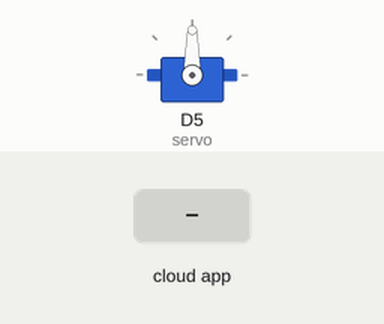
Recording of a sketch running on a simulated ESP8266 (NodeMCU). Shown: servo. Inputs (shaded band) come from the test bench. The RemoteXY app is connected; what the sketch prints to the serial monitor is not drawn.

Above: at 1.2 s.
1.3 s: the phone or cloud app sets recordPlay to 0
2.8 s: the phone or cloud app sets joystick_1_x to -100
At 3.6 s:
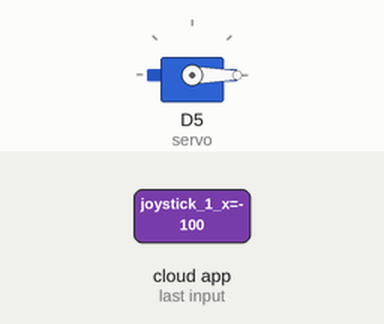
4.7 s: the phone or cloud app sets joystick_1_x to 100
At 6.2 s:
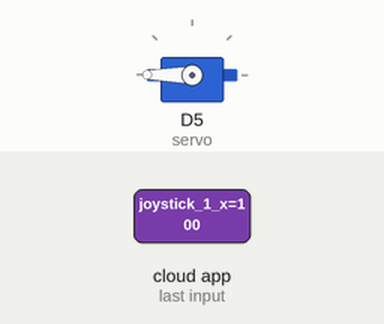
7.0 s: the phone or cloud app sets joystick_1_x to 0
At 8.6 s:
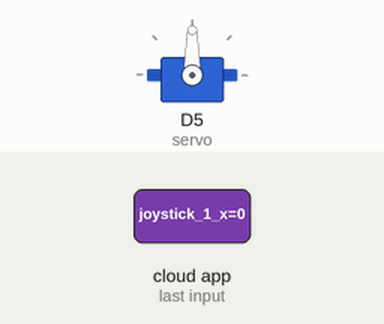
Timing chart, 0 to 10.1 s (numbered marks = the images above; inputs shaded):
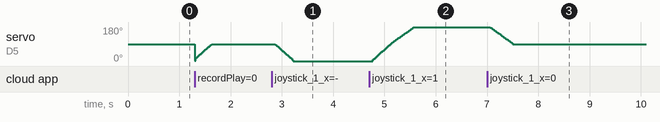

The sketch:

Robotics_arm_new_v1.ino
```cpp
#define REMOTEXY_MODE__ESP8266WIFI_LIB
#include <ESP8266WiFi.h>

#include <RemoteXY.h>

// RemoteXY connection settings
#define REMOTEXY_WIFI_SSID "hieden"
#define REMOTEXY_WIFI_PASSWORD "janinaja"
#define REMOTEXY_SERVER_PORT 6377


// RemoteXY configurate
#pragma pack(push, 1)
uint8_t RemoteXY_CONF[] =
  { 255,6,0,0,0,49,0,8,211,0,
  2,0,5,4,22,11,2,26,31,31,
  80,0,82,0,2,0,68,4,22,11,
  2,26,31,31,82,0,77,0,5,0,
  6,22,36,36,2,26,31,5,0,55,
  22,37,37,2,26,31 };

// this structure defines all the variables of your control interface
struct {

    // input variable
  uint8_t recordPlay; // =1 if switch ON and =0 if OFF
  uint8_t mode1; // =1 if switch ON and =0 if OFF
  int8_t joystick_1_x; // =-100..100 x-coordinate joystick position
  int8_t joystick_1_y; // =-100..100 y-coordinate joystick position
  int8_t joystick_2_x; // =-100..100 x-coordinate joystick position
  int8_t joystick_2_y; // =-100..100 y-coordinate joystick position

    // other variable
  uint8_t connect_flag;  // =1 if wire connected, else =0

} RemoteXY;
#pragma pack(pop)
#include <Servo.h>
Servo servo;
boolean mode_1=false,recordplay=false;
int val1=0,val=0;

void setup() {
  RemoteXY_Init ();
Serial.begin(9600);
servo.attach(D5);
RemoteXY.recordPlay=1;
  // put your setup code here, to run once:

}

void loop()
{
  RemoteXY_Handler ();
  if( RemoteXY.recordPlay==0 && RemoteXY.mode1==0)
  {
    manual1();
    RemoteXY_Handler ();
  }

}

void manual1()
{
  Serial.println("Manual Mode Activeted");
  val=map(RemoteXY.joystick_1_x,-100,100,0,180);
  if(val1<val)
  {
  for(int i=val1;i<=val;i++)
  {
    Serial.println(i);
    servo.write(i);
    //delay(1);
    val1=map(RemoteXY.joystick_1_x,-100,100,1,180);

  }
  }
  else if(val1>val)
  {
    for(int i=val1;i>=val;i--)
  {
    Serial.println(i);
    servo.write(i);
    //delay(1);
    val1=map(RemoteXY.joystick_1_x,-100,100,1,180);

  }
  }
   RemoteXY_Handler ();
}
```

Measured:
- after the input at 2.8 s, servo on D5 (servo): moves from 90° to 0° over 0.35 s, starting after 0.07 s
- after the input at 4.7 s, servo on D5 (servo): moves from 0° to 180° over 0.80 s, starting after 0.07 s
- after the input at 7.0 s, servo on D5 (servo): moves from 180° to 90° over 0.45 s, starting after 0.05 s
